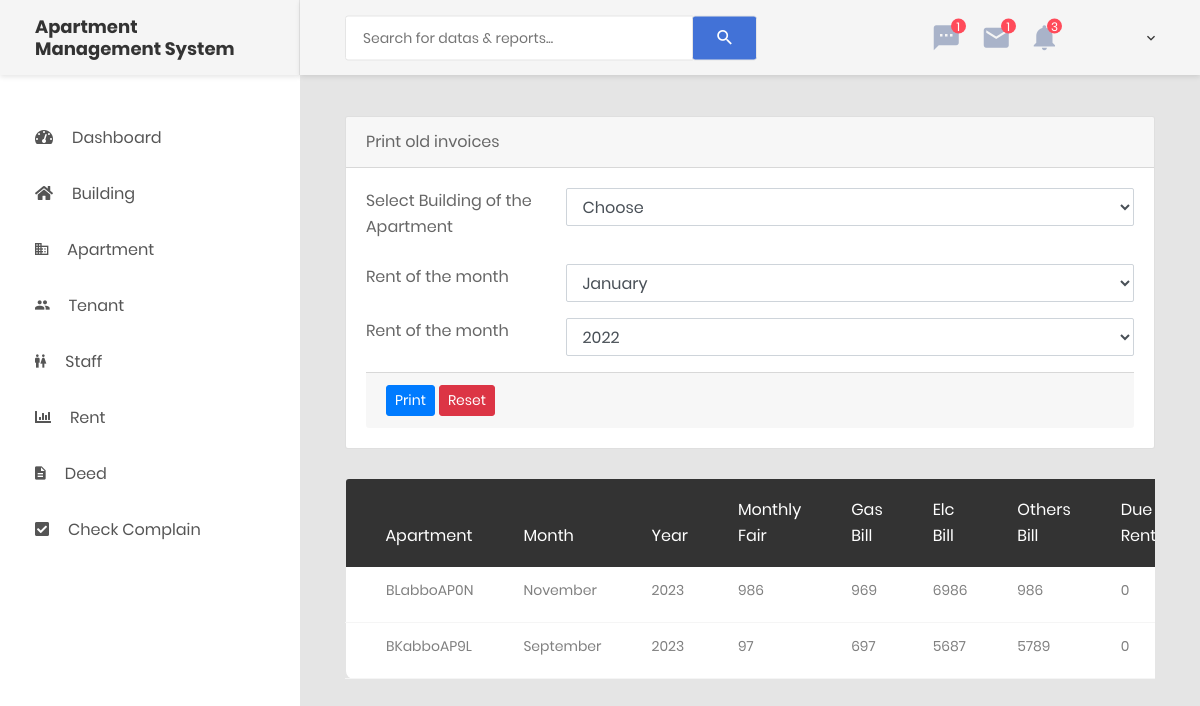
The app's page /invoices.php, older data.
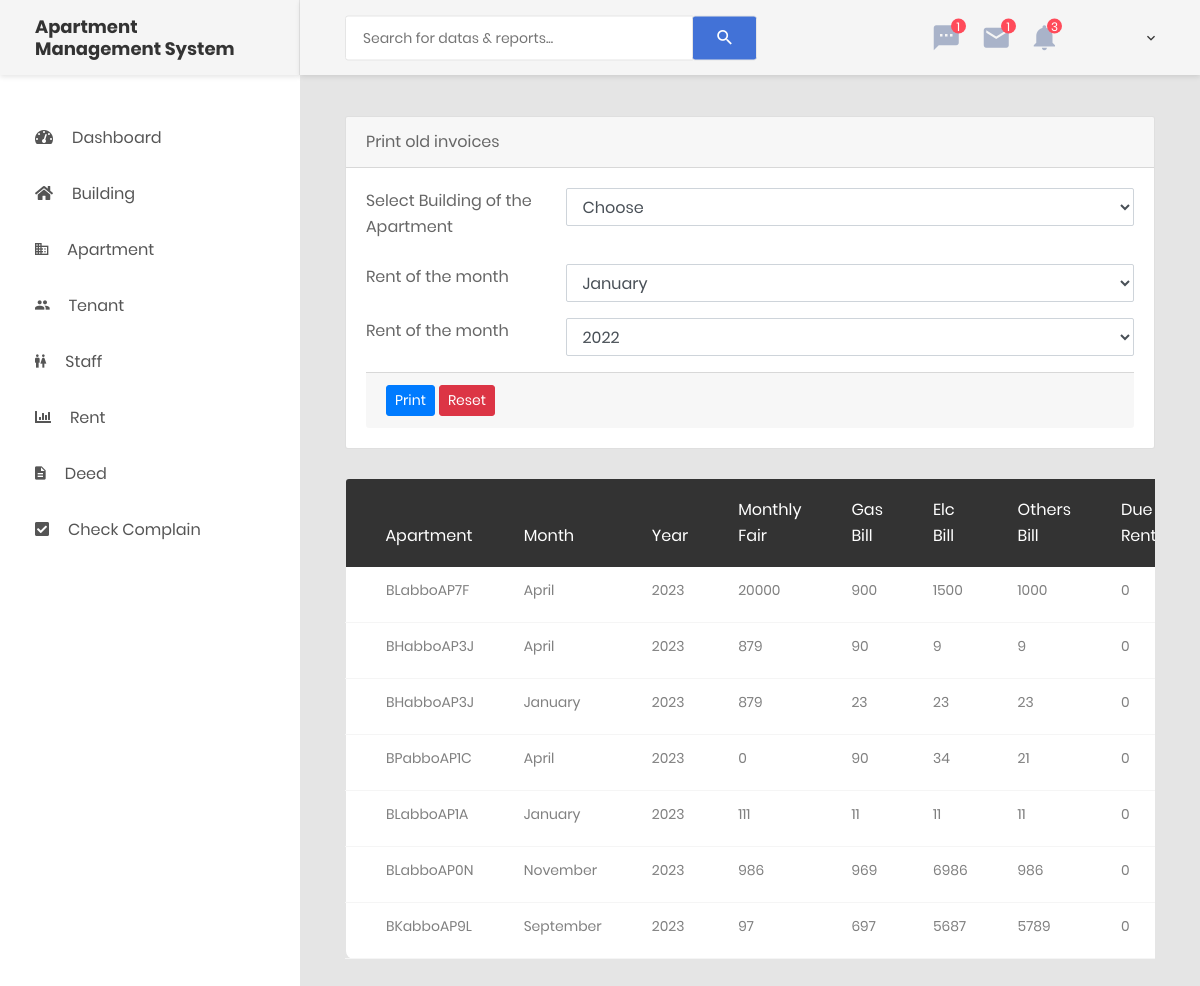
The same page, newer data.
### tables this page shows
CREATE TABLE `invoice` (
  `invoiceID` int(11) NOT NULL,
  `month` varchar(50) NOT NULL,
  `receivedFrom` varchar(255) NOT NULL,
  `amount` int(11) NOT NULL,
  `gasBill` int(11) NOT NULL,
  `elcBill` int(11) NOT NULL,
  `otherBill` int(11) NOT NULL,
  `rentDue` int(11) NOT NULL,
  `monthlyRent` int(11) NOT NULL,
  `newDue` int(11) NOT NULL,
  `year` int(11) NOT NULL,
  `apartment` varchar(11) NOT NULL,
  `total` int(255) NOT NULL
);

### invoices.php (the view, shortened to what this page needs)
<?php
include ROOT . '/includes/db-config.php';
include ROOT . '/includes/header.php';
include ROOT . '/includes/sidebar.php'; ?>
<div class="page-container">
    <?php
    include ROOT . '/includes/header-desktop.php';
    ?>
    <?php
    $invoicesql = "SELECT * FROM invoice ORDER BY invoiceID DESC";
    $invoiceresult = mysqli_query($mysqli, $invoicesql) or die(mysqli_error($mysqli));
    ?>
    <div class="main-content">
        <div class="section__content section__content--p30">
            <div class="container-fluid">
                <div class="row">
                    <div class="col-lg-12">
                        <div class="card extra-margin">
                            <div class="card-header">
                                Print old invoices
                            </div>
                            <div class="card-body card-block">
                                <form action="#" method="post" enctype="multipart/form-data" class="form-horizontal"
                                    id="info-form">
                                    <div class="row form-group">
                                        <div class="col col-md-3">
                                            <label for="select" class=" form-control-label">Select Building of
                                                the
                                                Apartment</label>
                                        </div>
                                        <div class="col-12 col-md-9">
                                            <select name="whichbuilding" id="selectbld" class="form-control">
                                                <option disabled selected>Choose</option>
                                            </select>
                                        </div>
                                    </div>
                                    <div class="row form-group">
                                        <div class="col col-md-3">
                                            <label for="select" class=" form-control-label">Rent of the month</label>
                                        </div>
                                        <div class="col-12 col-md-9">
                                            <select name="paymentmonth" id="select" class="form-control">
                                                <option value="January">January</option>
                                            </select>
                                        </div>
                                    </div>
                                    <div class="row form-group">
                                        <div class="col col-md-3">
                                            <label for="select" class=" form-control-label">Rent of the month</label>
                                        </div>
                                        <div class="col-12 col-md-9">
                                            <select name="paymentyear" id="select" class="form-control">
                                                <option value="2022">2022</option>
                                            </select>
                                        </div>
                                    </div>
                                    <div class="card-footer">
                                        <input type="submit" name="collectBtn" value="Print"
                                            class="btn btn-primary btn-sm">
                                        <button type="reset" class="btn btn-danger btn-sm"
                                            onclick="resetform()">Reset</button>
                                    </div>
                                </form>
                            </div>
                        </div>
                    </div>
                    <div class="col-lg-12">
                        <div class="table-responsive m-b-30">
                            <table class="table table-borderless table-data3">
                                <thead>
                                    <tr>
                                        <th>Apartment</th>
                                        <th>Month</th>
                                        <th>Year</th>
                                        <th>Monthly Fair</th>
                                        <th>Gas Bill</th>
                                        <th>Elc Bill</th>
                                        <th>Others Bill</th>
                                        <th>Due Rent</th>
                                    </tr>
                                </thead>
                                <tbody>
                                    <?php while ($invoicedata = mysqli_fetch_assoc($invoiceresult)) { ?>
                                        <tr>
                                            <td>
                                                <?= $invoicedata['apartment'] ?>
                                            </td>
                                            <td>
                                                <?= $invoicedata['month'] ?>
                                            </td>
                                            <td>
                                                <?= $invoicedata['year'] ?>
                                            </td>
                                            <td>
                                                <?= $invoicedata['monthlyRent'] ?>
                                            </td>
                                            <td>
                                                <?= $invoicedata['gasBill'] ?>
                                            </td>
                                            <td>
                                                <?= $invoicedata['elcBill'] ?>
                                            </td>
                                            <td>
                                                <?= $invoicedata['otherBill'] ?>
                                            </td>
                                            <td>
                                                <?= $invoicedata['rentDue'] ?>
                                            </td>
                                        </tr>
                                    <?php } ?>
                                </tbody>
                            </table>
                        </div>
                    </div>
                </div>
            </div>
        </div>
    </div>
</div>
<?php
include ROOT . '/includes/footer.php';
?>

### includes/header.php (shortened to what this page needs)
<!DOCTYPE html>
<html lang="en">
<head>
    <link href="css/font-face.css" rel="stylesheet" media="all" />
    <link href="vendor/font-awesome-4.7/css/font-awesome.min.css" rel="stylesheet" media="all" />
    <link href="vendor/font-awesome-5/css/fontawesome-all.min.css" rel="stylesheet" media="all" />
    <link href="vendor/mdi-font/css/material-design-iconic-font.min.css" rel="stylesheet" media="all" />
    <link href="vendor/bootstrap-4.1/bootstrap.min.css" rel="stylesheet" media="all" />
    <link href="vendor/animsition/animsition.min.css" rel="stylesheet" media="all" />
    <link href="vendor/bootstrap-progressbar/bootstrap-progressbar-3.3.4.min.css" rel="stylesheet" media="all" />
    <link href="vendor/wow/animate.css" rel="stylesheet" media="all" />
    <link href="vendor/css-hamburgers/hamburgers.min.css" rel="stylesheet" media="all" />
    <link href="vendor/slick/slick.css" rel="stylesheet" media="all" />
    <link href="vendor/select2/select2.min.css" rel="stylesheet" media="all" />
    <link href="vendor/perfect-scrollbar/perfect-scrollbar.css" rel="stylesheet" media="all" />
    <link href="css/theme.css" rel="stylesheet" media="all" />
    <link href="css/custom.css" rel="stylesheet" media="all" />
</head>
<body>
    <div class="page-wrapper">

### includes/sidebar.php (shortened to what this page needs)
<aside class="menu-sidebar d-none d-lg-block">
    <div class="logo">
        <h4>Apartment Management System</h4>
    </div>
    <div class="menu-sidebar__content js-scrollbar1">
        <nav class="navbar-sidebar">
            <ul class="list-unstyled navbar__list">
                <li>
                    <a href="/ams/dashboard.php">
                        <i class="fas fa-tachometer-alt"></i>Dashboard</a>
                </li>
                <li class="has-sub">
                    <a class="js-arrow" href="#">
                        <i class="fas fa-home"></i>Building</a>
                </li>
                <li class="has-sub">
                    <a class="js-arrow" href="#">
                        <i class="zmdi zmdi-city-alt"></i>Apartment</a>
                </li>
                <li class="has-sub">
                    <a class="js-arrow" href="#">
                        <i class="zmdi zmdi-accounts"></i>Tenant</a>
                </li>
                <li class="has-sub">
                    <a class="js-arrow" href="#">
                        <i class="zmdi zmdi-male-female"></i>Staff</a>
                </li>
                <li class="has-sub">
                    <a class="js-arrow" href="#">
                        <i class="fas  fa-bar-chart-o"></i>Rent</a>
                </li>
                <li class="has-sub">
                    <a class="js-arrow" href="#">
                        <i class="zmdi zmdi-file-text"></i>Deed</a>
                </li>
                <li>
                    <a href="/ams/check-complain.php">
                        <i class="fas fa-check-square"></i>Check Complain</a>
                </li>
            </ul>
        </nav>
    </div>
</aside>

### includes/header-desktop.php (shortened to what this page needs)
<header class="header-desktop">
    <div class="section__content section__content--p30">
        <div class="container-fluid">
            <div class="header-wrap">
                <form class="form-header" action="" method="POST">
                    <input class="au-input au-input--xl" type="text" name="search"
                        placeholder="Search for datas &amp; reports..." />
                    <button class="au-btn--submit" type="submit">
                        <i class="zmdi zmdi-search"></i>
                    </button>
                </form>
                <div class="header-button">
                    <div class="noti-wrap">
                        <div class="noti__item js-item-menu">
                            <i class="zmdi zmdi-comment-more"></i>
                            <span class="quantity">1</span>
                        </div>
                        <div class="noti__item js-item-menu">
                            <i class="zmdi zmdi-email"></i>
                            <span class="quantity">1</span>
                        </div>
                        <div class="noti__item js-item-menu">
                            <i class="zmdi zmdi-notifications"></i>
                            <span class="quantity">3</span>
                        </div>
                    </div>
                    <div class="account-wrap">
                        <div class="account-item clearfix js-item-menu">
                            <div class="content">
                                <a class="js-acc-btn" href="#">
                                </a>
                            </div>
                        </div>
                    </div>
                </div>
            </div>
        </div>
    </div>
</header>

### includes/footer.php (shortened to what this page needs)
</div>
</body>
</html>

Row changes from the older to the newer data that the page shows:
added invoice: apartment "BLabboAP7F", month "April", year "2023", monthlyRent "20000", gasBill "900", elcBill "1500", otherBill "1000", rentDue "0"
added invoice: apartment "BHabboAP3J", month "April", year "2023", monthlyRent "879", gasBill "90", elcBill "9", otherBill "9", rentDue "0"
added invoice: apartment "BHabboAP3J", month "January", year "2023", monthlyRent "879", gasBill "23", elcBill "23", otherBill "23", rentDue "0"
added invoice: apartment "BPabboAP1C", month "April", year "2023", monthlyRent "0", gasBill "90", elcBill "34", otherBill "21", rentDue "0"
added invoice: apartment "BLabboAP1A", month "January", year "2023", monthlyRent "111", gasBill "11", elcBill "11", otherBill "11", rentDue "0"
